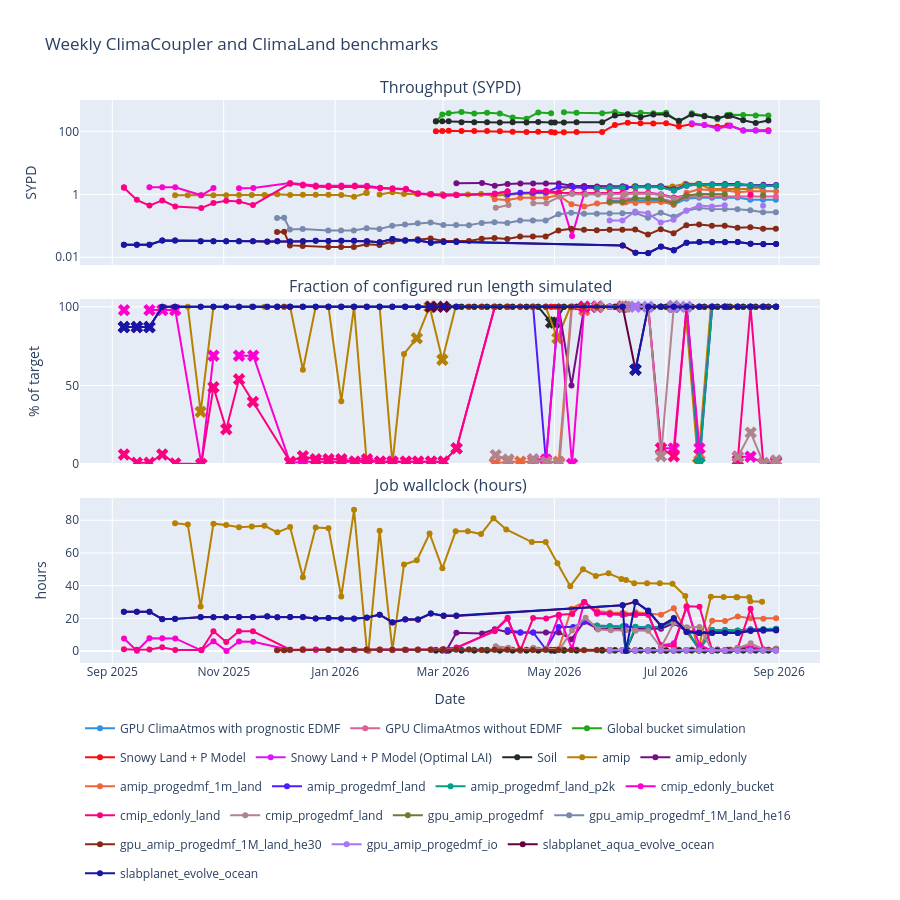

Write notebook code for a chart like this one.
### Code cell
import plotly.colors as pc

# Dark24 has 24 distinct hues, enough that no two configs share a colour
PALETTE = pc.qualitative.Dark24

fig = make_subplots(
    rows=3,
    cols=1,
    shared_xaxes=True,
    vertical_spacing=0.06,
    subplot_titles=(
        "Throughput (SYPD)",
        "Fraction of configured run length simulated",
        "Job wallclock (hours)",
    ),
)

for i, run_name in enumerate(run_names):
    sub = plot_df[plot_df["run_name"] == run_name].sort_values("date")
    color = PALETTE[i % len(PALETTE)]
    style = dict(
        legendgroup=run_name,
        mode="lines+markers",
        marker=dict(color=color),
        line=dict(color=color),
    )
    hover = sub[["job_state", "error", "pipeline"]].fillna("")

    fig.add_trace(
        go.Scatter(
            x=sub["date"],
            y=sub["sypd"],
            name=run_name,
            customdata=hover,
            hovertemplate=(
                "%{x|%Y-%m-%d}<br>SYPD: %{y:.3f}<br>"
                "%{customdata[2]}<br>%{customdata[0]}<extra></extra>"
            ),
            **style,
        ),
        row=1,
        col=1,
    )
    fig.add_trace(
        go.Scatter(
            x=sub["date"],
            y=sub["fraction_completed"] * 100,
            name=run_name,
            showlegend=False,
            customdata=sub[["job_state", "error", "last_sim_days"]].fillna(""),
            hovertemplate=(
                "%{x|%Y-%m-%d}<br>%{y:.1f}% of target "
                "(%{customdata[2]:.1f} sim days)<br>"
                "%{customdata[0]}<br>%{customdata[1]}<extra></extra>"
            ),
            **style,
        ),
        row=2,
        col=1,
    )
    # Mark genuine failures so a crash reads as a crash rather than just a
    # low value (see FAILURE_STATES above)
    failed = sub[sub["job_state"].isin(FAILURE_STATES)]
    fig.add_trace(
        go.Scatter(
            x=failed["date"],
            y=failed["fraction_completed"] * 100,
            name=run_name,
            legendgroup=run_name,
            showlegend=False,
            mode="markers",
            marker=dict(color=color, symbol="x", size=11),
            hoverinfo="skip",
        ),
        row=2,
        col=1,
    )
    fig.add_trace(
        go.Scatter(
            x=sub["date"],
            y=sub["job_hours"],
            name=run_name,
            showlegend=False,
            **style,
        ),
        row=3,
        col=1,
    )

# Throughput spans two orders of magnitude across these configs
# (slabplanet ~0.03 SYPD vs AMIP >2), so a linear axis hides all structure
fig.update_yaxes(title_text="SYPD", type="log", row=1, col=1)
fig.update_yaxes(title_text="% of target", range=[0, 105], row=2, col=1)
fig.update_yaxes(title_text="hours", row=3, col=1)
fig.update_xaxes(title_text="Date", row=3, col=1)
fig.update_layout(
    height=900,
    title="Weekly ClimaCoupler and ClimaLand benchmarks",
    legend=dict(orientation="h", y=-0.09),
)

os.makedirs("figures", exist_ok=True)
fig.write_json("figures/weekly-benchmarks.json")
fig
